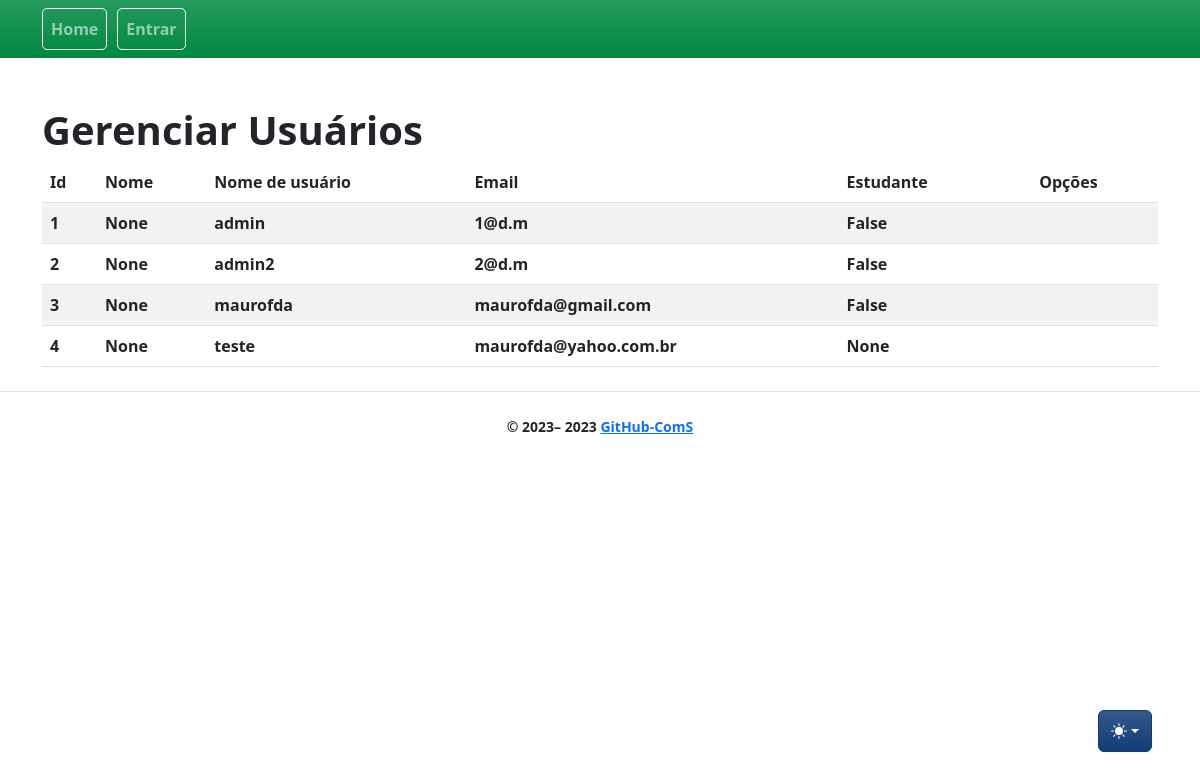
The app's page /users/, older data.
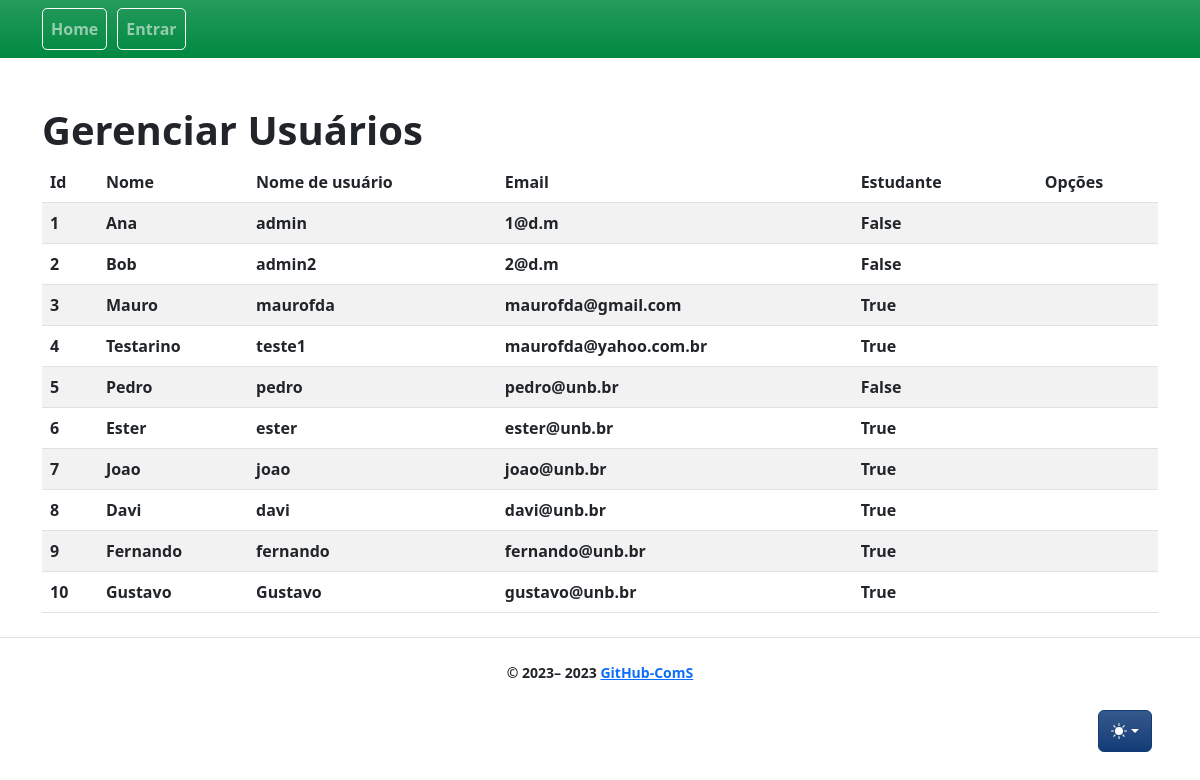
The same page, newer data.
### app/models/user.py (models this page shows, shortened)
class User(UserMixin, db.Model):
    __tablename__ = "user"
    id = db.Column(db.Integer, primary_key=True)
    name = db.Column(db.String, nullable=True)
    username = db.Column(db.String(80), unique=True, nullable=False)
    email = db.Column(db.String(120), unique=True, nullable=False)
    pwd = db.Column(db.String(300), nullable=False)
    is_student = db.Column(db.BOOLEAN)

### app/controllers/users_controllers.py (the view)
@bp.route("/", methods=["GET", "POST"])
def index():
    users = User.query.all()
    return render_template(_j.index, entities=users, **properties)

### app/templates/users/index.jinja2 (shortened to what this page needs)
{% extends "base.jinja2" %}
{% from 'bootstrap5/utils.html' import render_icon %}
{% from 'macros/component_confirm_modal.jinja2' import confirmModalMacro, confirmModalScript %}
{% block head %}
{{ super() }}
{% endblock %}
{% block content %}
<div class="table-wrapper">
    <div class="table-title">
        <div class="row">
            <div class="col-sm-6">
                <h1>Gerenciar {{title}}</h1>
            </div>
            <div class="col-sm-6">
            </div>
        </div>
    </div>
    <table class="table table-striped table-hover">
        <thead>
            <tr>
                <th>Id</th>
                <th>Nome</th>
                <th>Nome de usuário</th>
                <th>Email</th>
                <th>Estudante</th>
                <th></th>
                <th>Opções</th>
            </tr>
        </thead>
        <tbody>
            {% for entity in entities %}
            <tr>
                {% for field in list_fields %}
                <td>{{ entity[field] }}</td>
                {% endfor %}
                <td>
                    <a class="btn" href="{{ url_for('users.edit', id=entity.id) }}" data-toggle="tooltip"
                        data-placement="top" title="Tooltip on top"></a>
                    <a  href="#" class="btn clickForActionToConfirm" entity-id="{{entity.id}}" data-bs-toggle="modal"
                        data-bs-target="#modalConfirm" data-entity-reference="{{entity.username}}"
                        data-action="{{url_for('users.delete', id=entity.id)}}" data-action-text="delete" title="delete">
                    </a>
                </td>
            </tr>
            {% endfor %}
        </tbody>
    </table>
</div>
{% endblock %}

### app/templates/base.jinja2 (shortened to what this page needs)
{% from 'bootstrap5/utils.html' import render_messages %}
{% from 'bootstrap5/form.html' import render_form %}
{% from 'bootstrap5/nav.html' import render_nav_item, render_breadcrumb_item %}
<!doctype html>
<html lang="pt-BR" data-bs-theme="auto">
  <head>
    {% block head %}
    {% block styles %}
    {{ bootstrap.load_css() }}
    <link href="/static/css/bootstrap.min.css" rel="stylesheet" type="text/css">
    {% endblock %}
    {% endblock %}
  </head>
  <body >
    <nav style="background:#008940;" class="navbar navbar-dark navbar-expand-lg mb-5 fs-6 fw-semibold mobile-toggler bg-gradient" >
      <div class="container" >
        <div class="collapse navbar-collapse text-white nav-pills" id="navbarSupportedContent">
          <ul class="navbar-nav mr-auto">
            <div class="nav_bar_box" >
              {{ render_nav_item('main.index', 'Home') }}
            </div>
            {% if current_user.is_authenticated %}
            <div class="nav_bar_box">
              {{ render_nav_item('solicitations.index', 'Solicitações') }}
            </div>
            <div class="nav_bar_box">
              {{ render_nav_item ('auth.upload', 'Docs') }}
            </div>
          </ul>
        </div>
        <div>
          <ul class="navbar-nav collapse navbar-collapse mr-auto " id="navbarSupportedContent">
            <form class="d-flex" role="search">
              <input class="form-control form-control me-1 bg-221259 container-fluid" type="search"
                placeholder="Filtrar" aria-label="Search" id="filter">
              <button class="btn btn-outline-light me-5" type="submit">Buscar</button>
            </form>
          </ul>
        </div>
        <div>
          <ul class="navbar-nav collapse navbar-collapse me-0" id="navbarSupportedContent">
            <div class="nav_bar_box ms-0">
              {{ render_nav_item('auth.profile', (current_user.username|upper)) }}
            </div>
            <div class="nav_bar_box ml-2">
              {{ render_nav_item('auth.logout', 'Sair') }}
            </div>
            {% elif not current_user.is_authenticated %}
            <div class="nav_bar_box">
              {{ render_nav_item('auth.login', 'Entrar') }}
            </div>
            {% endif %}
          </ul>
        </div>
      </div>
    </nav>
    <div class="dropdown position-fixed bottom-0 end-0 mb-5 me-5 bd-mode-toggle">
      <button class="btn btn-bd-primary py-2 dropdown-toggle d-flex align-items-center bg-gradient" id="bd-theme"
        type="button" title="Toggle theme" aria-expanded="false" data-bs-toggle="dropdown"
        aria-label="Toggle theme(auto)">
        <svg class="bi my-1 theme-icon-active" width="1em" height="1em" title="color mode">
          <use href="#circle-half"></use>
        </svg>
      </button>
    </div>
    <main class="container">
      {% block content %}
      {% endblock %}
    </main>
    <footer class="text-center">
      {% block footer %}
      <div class="d-flex flex-column flex-sm-row justify-content-center py-4 my-4 border-top">
        <small> &copy; 2023–
          <script>document.write(new Date().getFullYear())</script> <a
            href="https://github.com/mauro-fernandes/ComS-rottenpotatoes">GitHub-ComS</a>
        </small>
      </div>
      {% endblock %}
    </footer>
  </body>
</html>

### app/templates/base.jinja2 (style rules this page uses)
.nav_bar_box { background-color: transparent; color: #ffffff; padding: 0px; border-radius: 5px; border: 1px solid #ffffff; width: auto; height: 2.6rem; margin-right: 10px; }
.bi { vertical-align: -.125em; fill: currentColor; }
.btn-bd-primary { --bd-violet-bg: hsl(215, 73%, 27%); --bd-violet-rgb: 112.520718, 44.062154, 249.437846; --bs-btn-font-weight: 600; --bs-btn-color: var(--bs-white); --bs-btn-bg: var(--bd-violet-bg); --bs-btn-border-color: var(--bd-violet-bg); --bs-btn-hover-color: var(--bs-white); --bs-btn-hover-bg: hsl(215, 85%, 37%); --bs-btn-hover-border-color: hsl(215, 75%, 52%); --bs-btn-focus-shadow-rgb: var(--bd-violet-rgb); --bs-btn-active-color: var(--bs-btn-hover-color); --bs-btn-active-bg: hsl(215, 70%, 46%); --bs-btn-active-border-color: hsl(234, 70%, 46%); }
.bd-mode-toggle { z-index: 1500; }

Row changes from the older to the newer data that the page shows:
added User: id "5" "Pedro" "pedro" "pedro@unb.br" "False"
added User: id "6" "Ester" "ester" "ester@unb.br" "True"
added User: id "7" "Joao" "joao" "joao@unb.br" "True"
added User: id "8" "Davi" "davi" "davi@unb.br" "True"
added User: id "9" "Fernando" "fernando" "fernando@unb.br" "True"
added User: id "10" "Gustavo" "Gustavo" "gustavo@unb.br" "True"
Text that changed along with them:
new list line: "Ana"
new list line: "Bob"
new list line: "Mauro"
new list line: "True"
new list line: "Testarino"
new list line: "teste1"
list line gone: "None"
list line gone: "False"
list line gone: "teste"
